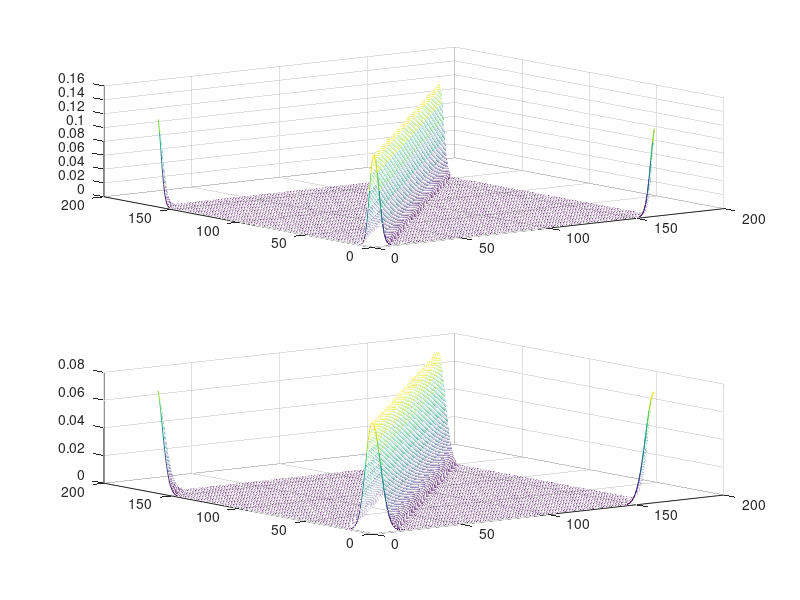

Here is the MATLAB script that generated this plot:
% predictCorrectSetUp.m
% this script sets up a predictor-corrector model of target tracking

range=80; % set range of space units (space is -range:0:range)
CellPrefT=10; % enter PBN cell preferred T position (in space units)
lightOff=12; % enter lights off position (in space units)
lightOn=21; % enter lights on position (in space units)
nTpos=31; % set number of positions (spaces) target will assume
pTvar=25; % set variance of prediction (target motion model)
pVTvar=9; % set variances of observation (visual likelihood)
TposVec=0:nTpos-1; % set target position vector (in space units)
space=(-range:range)'; % make the space
nSpace=length(space); % find the number of spaces
shift=(nSpace+1)/2; % compute the shift parameter 

pTgauss=exp((space.^2/pTvar)*(-0.5)); % pTgauss as discrete Gaussian
pTgauss=pTgauss/sum(pTgauss); % normalize the discrete Gaussian
pTgauss=circshift(pTgauss,shift+1); % shift Gaussian (note +1)
pTTpre=zeros(nSpace); % zero conditional target probability matrix 
for s=1:nSpace, % for each location in space
    pTTpre(:,s)=pTgauss; % set each column of target prob matrix
    pTgauss=[pTgauss(nSpace);pTgauss(1:nSpace-1)]; % rotate 
end % end loop that makes conditional target probability matrix
pVToff=ones(nSpace,1)*1/nSpace; % set pVToff as uniform distribution
pVTgauss=exp((space.^2/pVTvar)*(-0.5)); % set pVTon as Gaussian
pVTgauss=pVTgauss/sum(pVTgauss); % normalize the discrete Gaussian
pVTgauss=circshift(pVTgauss,shift); % shift Gaussian (note no +1)
pVTon=zeros(nSpace); % zero the visual input likelihood matrix
for s=1:nSpace, % for each location in space
    pVTon(:,s)=pVTgauss; % set each column of likelihood matrix
    pVTgauss=[pVTgauss(nSpace);pVTgauss(1:nSpace-1)]; % rotate
end % end loop that makes likelihood matrix





subplot(211)
mesh(pVTon)
subplot(212)
mesh(pTTpre)


